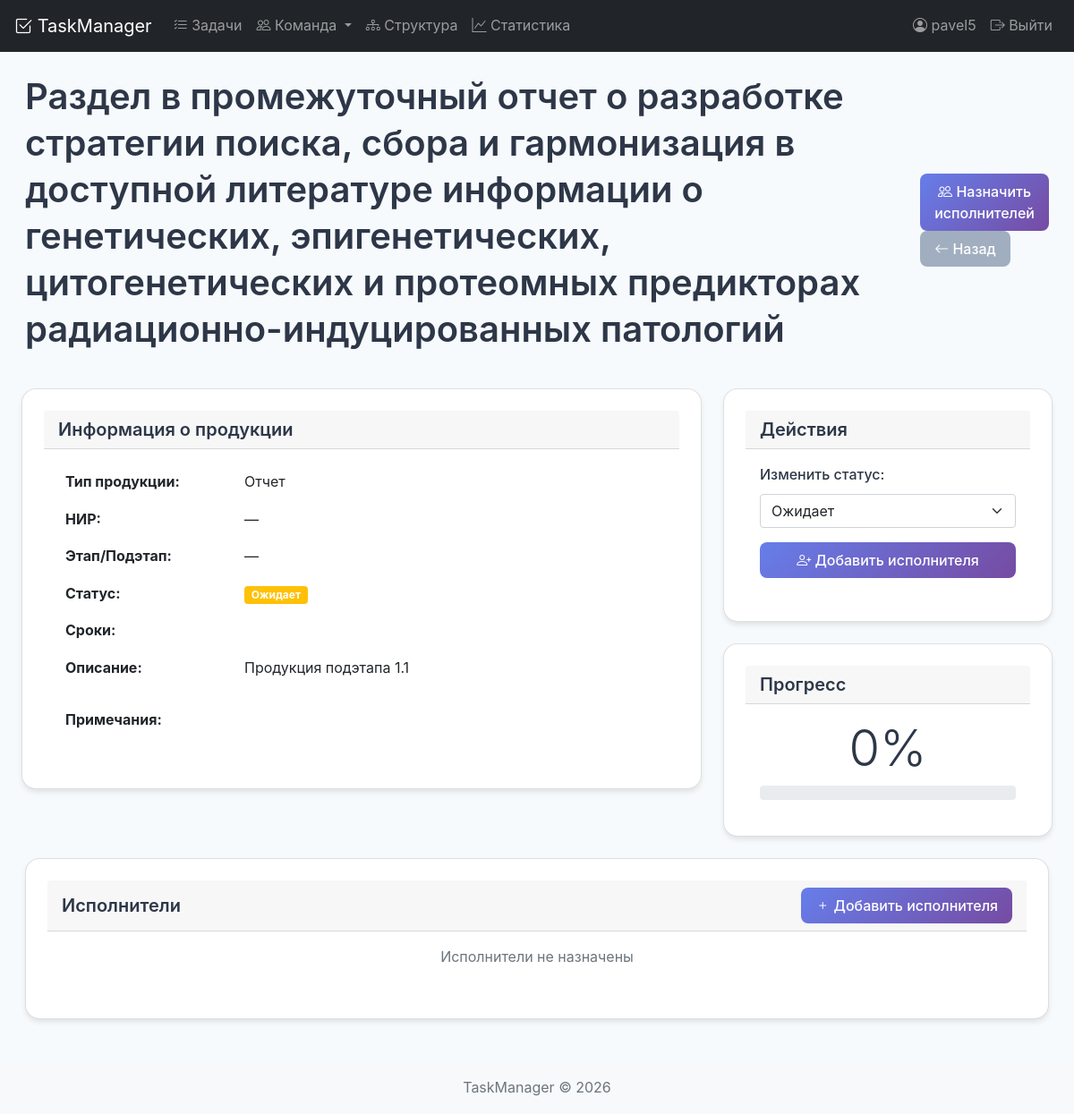
/research/product/1/ (signed in), run on the app's committed database.
### tasks/models.py (models this page shows, shortened)
class ResearchProduct(models.Model):
    substage = models.ForeignKey(
        ResearchSubstage,  # ResearchSubstage уже определен
        on_delete=models.CASCADE,
        related_name='products',
        verbose_name='Подэтап'
    )
    name = models.CharField('Наименование продукции', max_length=500)
    description = models.TextField('Описание', blank=True)
    due_date = models.DateField('Срок представления', null=True, blank=True)
    performers = models.ManyToManyField(
        'Employee',  # Используем строку
        verbose_name='Исполнители',
        related_name='research_products',
        blank=True
    )
    responsible = models.ForeignKey(
        'Employee',  # Используем строку
        on_delete=models.SET_NULL,
        verbose_name='Ответственный',
        related_name='responsible_products',
        null=True,
        blank=True
    )
    STATUS_CHOICES = [
        ('pending', 'Ожидает'),
        ('in_progress', 'В работе'),
        ('completed', 'Выполнено'),
        ('delayed', 'Задержка')
    ]
    status = models.CharField(
        'Статус',
        max_length=20,
        choices=STATUS_CHOICES,
        default='pending'
    )
    class Meta:
        verbose_name = 'Продукция'
        verbose_name_plural = 'Продукция'

### tasks/views/product_views.py (the view)
# urls.py: path('research/product/<int:product_id>/', research_product_detail, name='research_product_detail'),
@login_required
def research_product_detail(request, product_id):
    product = get_object_or_404(ResearchProduct, id=product_id)
    performers = product.product_performers.select_related('employee').all()
    from ..forms_product import ProductPerformerForm
    performer_form = ProductPerformerForm()
    context = {
        'product': product,
        'performers': performers,
        'performer_form': performer_form,
    }
    return render(request, 'tasks/research_product_detail.html', context)

### tasks/forms_product.py (shortened to what this page needs)
class ProductPerformerForm(forms.ModelForm):
    class Meta:
        model = ProductPerformer
        fields = ['employee', 'role', 'contribution_percent', 'start_date', 'end_date', 'notes']
        widgets = {
            'start_date': forms.DateInput(attrs={'type': 'date'}),
            'end_date': forms.DateInput(attrs={'type': 'date'}),
            'notes': forms.Textarea(attrs={'rows': 2}),
        }
    def __init__(self, *args, **kwargs):
        self.product = kwargs.pop('product', None)
        super().__init__(*args, **kwargs)

### tasks/models.py (called while the page is built)
    @property
    def is_overdue(self):
        from django.utils import timezone
        if self.status not in ['completed', 'cancelled'] and self.planned_end:
            return timezone.now().date() > self.planned_end
        return False

### tasks/templates/tasks/research_product_detail.html (shortened to what this page needs)
{% extends 'base.html' %}
{% load static %}
{% block content %}
<div class="container-fluid">
    <div class="d-flex justify-content-between align-items-center mb-4">
        <h1>{{ product.name }}</h1>
        <div>
            <a href="{% url 'product_assign_performers' product.id %}" class="btn btn-primary">
                <i class="bi bi-people"></i> Назначить исполнителей
            </a>
            <a href="{% url 'research_product_list' %}" class="btn btn-secondary">
                <i class="bi bi-arrow-left"></i> Назад
            </a>
        </div>
    </div>
    <div class="row">
        <div class="col-md-8">
            <div class="card mb-4">
                <div class="card-header">
                    <h5 class="mb-0">Информация о продукции</h5>
                </div>
                <div class="card-body">
                    <table class="table table-borderless">
                        <tr>
                            <th style="width: 200px">Тип продукции:</th>
                            <td>{{ product.get_product_type_display }}</td>
                        </tr>
                        <tr>
                            <th>НИР:</th>
                            <td>{{ product.research_task|default:"—" }}</td>
                        </tr>
                        <tr>
                            <th>Этап/Подэтап:</th>
                            <td>
                                {% if product.research_stage %}
                                    Этап {{ product.research_stage.stage_number }}: {{ product.research_stage.title|truncatechars:50 }}
                                    {% if product.research_substage %}
                                        <br>Подэтап {{ product.research_substage.substage_number }}: {{ product.research_substage.title|truncatechars:50 }}
                                    {% endif %}
                                {% else %}
                                    —
                                {% endif %}
                            </td>
                        </tr>
                        <tr>
                            <th>Статус:</th>
                            <td>
                                <span class="badge bg-{% if product.status == 'completed' %}success{% elif product.status == 'in_progress' %}primary{% elif product.status == 'delayed' %}danger{% elif product.status == 'cancelled' %}secondary{% else %}warning{% endif %}">
                                    {{ product.get_status_display }}
                                </span>
                            </td>
                        </tr>
                        <tr>
                            <th>Сроки:</th>
                            <td>
                            </td>
                        </tr>
                        <tr>
                            <th>Описание:</th>
                            <td>{{ product.description|linebreaks|default:"—" }}</td>
                        </tr>
                        <tr>
                            <th>Примечания:</th>
                            <td>{{ product.notes|linebreaks|default:"—" }}</td>
                        </tr>
                    </table>
                </div>
            </div>
        </div>
        <div class="col-md-4">
            <div class="card mb-4">
                <div class="card-header">
                    <h5 class="mb-0">Действия</h5>
                </div>
                <div class="card-body">
                    <form method="post" action="{% url 'update_product_status' product.id %}">
                        <div class="mb-3">
                            <label class="form-label">Изменить статус:</label>
                            <select name="status" class="form-select" onchange="this.form.submit()">
                                {% for value, label in product.STATUS_CHOICES %}
                                    <option value="{{ value }}" {% if product.status == value %}selected{% endif %}>
                                        {{ label }}
                                    </option>
                                {% endfor %}
                            </select>
                        </div>
                    </form>
                    <button type="button" class="btn btn-primary w-100 mb-2" data-bs-toggle="modal" data-bs-target="#addPerformerModal">
                        <i class="bi bi-person-plus"></i> Добавить исполнителя
                    </button>
                </div>
            </div>
            <div class="card mb-4">
                <div class="card-header">
                    <h5 class="mb-0">Прогресс</h5>
                </div>
                <div class="card-body text-center">
                    <div class="display-4">{{ product.completion_percent }}%</div>
                    <div class="progress mt-2">
                    </div>
                </div>
            </div>
        </div>
    </div>
    <div class="card mb-4">
        <div class="card-header d-flex justify-content-between align-items-center">
            <h5 class="mb-0">Исполнители</h5>
            <button type="button" class="btn btn-sm btn-primary" data-bs-toggle="modal" data-bs-target="#addPerformerModal">
                <i class="bi bi-plus"></i> Добавить исполнителя
            </button>
        </div>
        <div class="card-body">
            {% if performers %}
                <div class="table-responsive">
                    <table class="table table-hover">
                        <thead>
                            <tr>
                                <th>Сотрудник</th>
                                <th>Роль</th>
                                <th>Доля участия</th>
                                <th>Период работы</th>
                                <th>Действия</th>
                            </tr>
                        </thead>
                        <tbody>
                            {% for performer in performers %}
                                <tr>
                                    <td>
                                        <strong>{{ performer.employee.full_name }}</strong><br>
                                        <small class="text-muted">{{ performer.employee.position }}</small>
                                    </td>
                                    <td>
                                        <span class="badge bg-{% if performer.role == 'responsible' %}danger{% elif performer.role == 'executor' %}info{% else %}secondary{% endif %}">
                                            {{ performer.get_role_display }}
                                        </span>
                                    </td>
                                    <td>
                                        {% if performer.contribution_percent %}
                                            {{ performer.contribution_percent }}%
                                        {% else %}
                                            —
                                        {% endif %}
                                    </td>
                                    <td>
                                        {% if performer.start_date %}
                                            {{ performer.start_date|date:"d.m.Y" }}
                                            {% if performer.end_date %} - {{ performer.end_date|date:"d.m.Y" }}{% endif %}
                                        {% else %}
                                            —
                                        {% endif %}
                                    </td>
                                    <td>
                                        <form method="post" action="{% url 'remove_product_performer' product.id performer.id %}" style="display: inline;">
                                            {% csrf_token %}
                                            <button type="submit" class="btn btn-sm btn-danger" onclick="return confirm('Удалить исполнителя?')">
                                                <i class="bi bi-trash"></i>
                                            </button>
                                        </form>
                                    </td>
                                </tr>
                            {% endfor %}
                        </tbody>
                    </table>
                </div>
            {% else %}
                <p class="text-muted text-center">Исполнители не назначены</p>
            {% endif %}
        </div>
    </div>
</div>
{% endblock %}

### tasks/templates/base.html (shortened to what this page needs)
<!DOCTYPE html>
{% load static %}
<html lang="ru">
<head>
    <link href="https://cdn.jsdelivr.net/npm/bootstrap@5.1.3/dist/css/bootstrap.min.css" rel="stylesheet">
    <link rel="stylesheet" href="https://cdn.jsdelivr.net/npm/bootstrap-icons@1.8.1/font/bootstrap-icons.css">
        <link href="{% static 'css/style.css' %}" rel="stylesheet">
    <link href="{% static 'css/style.css' %}" rel="stylesheet">
</head>
<body>
    <nav class="navbar navbar-expand-lg navbar-dark bg-dark">
        <div class="container">
            <a class="navbar-brand" href="{% url 'task_list' %}">
                <i class="bi bi-check2-square"></i> TaskManager
            </a>
            <div class="collapse navbar-collapse" id="navbarNav">
                <ul class="navbar-nav me-auto">
                    <li class="nav-item">
                        <a class="nav-link" href="{% url 'task_list' %}">
                            <i class="bi bi-list-check"></i> Задачи
                        </a>
                    </li>
                    <li class="nav-item dropdown">
                        <a class="nav-link dropdown-toggle" href="#" data-bs-toggle="dropdown">
                            <i class="bi bi-people"></i> Команда
                        </a>
                    </li>
                    <li class="nav-item">
                        <a class="nav-link" href="{% url 'organization_chart' %}">
                            <i class="bi bi-diagram-3"></i> Структура
                        </a>
                    </li>
                    <li class="nav-item">
                        <a class="nav-link" href="{% url 'task_statistics' %}">
                            <i class="bi bi-graph-up"></i> Статистика
                        </a>
                    </li>
                </ul>
                <ul class="navbar-nav">
                    {% if user.is_authenticated %}
                        <li class="nav-item">
                            <span class="nav-link">
                                <i class="bi bi-person-circle"></i> {{ user.username }}
                            </span>
                        </li>
                        <li class="nav-item">
                            <a class="nav-link" href="{% url 'logout' %}">
                                <i class="bi bi-box-arrow-right"></i> Выйти
                            </a>
                        </li>
                    {% endif %}
                </ul>
            </div>
        </div>
    </nav>
    <main class="container mt-4">
        {% block content %}{% endblock %}
    </main>
    <footer class="footer mt-5 py-3 bg-light">
        <div class="container text-center">
            <span class="text-muted">TaskManager © {% now "Y" %}</span>
        </div>
    </footer>
</body>
</html>

### static/css/style.css (style rules this page uses)
:root { --primary-color: #667eea; --secondary-color: #764ba2; --success-color: #48bb78; --danger-color: #f56565; --warning-color: #ecc94b; --info-color: #4299e1; --dark-color: #2d3748; --light-color: #f7fafc; --gray-color: #a0aec0; --shadow-sm: 0 1px 2px 0 rgba(0, 0, 0, 0.05); --shadow-md: 0 4px 6px -1px rgba(0, 0, 0, 0.1); --shadow-lg: 0 10px 15px -3px rgba(0, 0, 0, 0.1); --shadow-xl: 0 20px 25px -5px rgba(0, 0, 0, 0.1); --border-radius-sm: 0.25rem; --border-radius-md: 0.5rem; --border-radius-lg: 1rem; --border-radius-xl: 2rem; --spacing-1: 0.25rem; --spacing-2: 0.5rem; --spacing-3: 0.75rem; --spacing-4: 1rem; --spacing-5: 1.25rem; --spacing-6: 1.5rem; --spacing-8: 2rem; --spacing-10: 2.5rem; --spacing-12: 3rem; }
* { margin: 0; padding: 0; box-sizing: border-box; }
body { font-family: -apple-system, BlinkMacSystemFont, 'Segoe UI', Roboto, 'Helvetica Neue', Arial, sans-serif; background-color: var(--light-color); color: var(--dark-color); line-height: 1.6; }
h1, h2, h3, h4, h5, h6 { font-weight: 600; line-height: 1.3; margin-bottom: var(--spacing-4); }
h1 { font-size: 2.5rem; }
h5 { font-size: 1.25rem; }
a { color: var(--primary-color); text-decoration: none; transition: color 0.2s; }
.btn { display: inline-block; padding: var(--spacing-2) var(--spacing-4); border-radius: var(--border-radius-md); font-weight: 500; text-align: center; cursor: pointer; transition: all 0.2s; border: none; font-size: 1rem; }
.btn-primary { background: linear-gradient(135deg, var(--primary-color), var(--secondary-color)); color: white; }
.btn-secondary { background-color: var(--gray-color); color: white; }
.card { background: white; border-radius: var(--border-radius-lg); box-shadow: var(--shadow-md); padding: var(--spacing-6); transition: all 0.3s; }
.form-label { display: block; margin-bottom: var(--spacing-2); font-weight: 500; color: var(--dark-color); }
.container { max-width: 1200px; margin: 0 auto; padding: 0 var(--spacing-4); }
.row { display: flex; flex-wrap: wrap; margin: 0 calc(-1 * var(--spacing-4)); }
.text-center { text-align: center; }
.mt-2 { margin-top: var(--spacing-2); }
.mt-4 { margin-top: var(--spacing-4); }
.mt-5 { margin-top: var(--spacing-5); }
.mb-2 { margin-bottom: var(--spacing-2); }
.mb-3 { margin-bottom: var(--spacing-3); }
.mb-4 { margin-bottom: var(--spacing-4); }

### data on the page
ResearchProduct: name "Раздел в промежуточный отчет о разработке стратегии поиска, сбора и гармонизация в доступной литературе информации о генетических, эпигенетических, цитогенетических и протеомных предикторах радиационно-индуцированных патологий", product_type "Отчет", research_task "—", status "Ожидает", description "Продукция подэтапа 1.1", completion_percent "0"

### other printed values
{{ user.username }} "pavel5"
